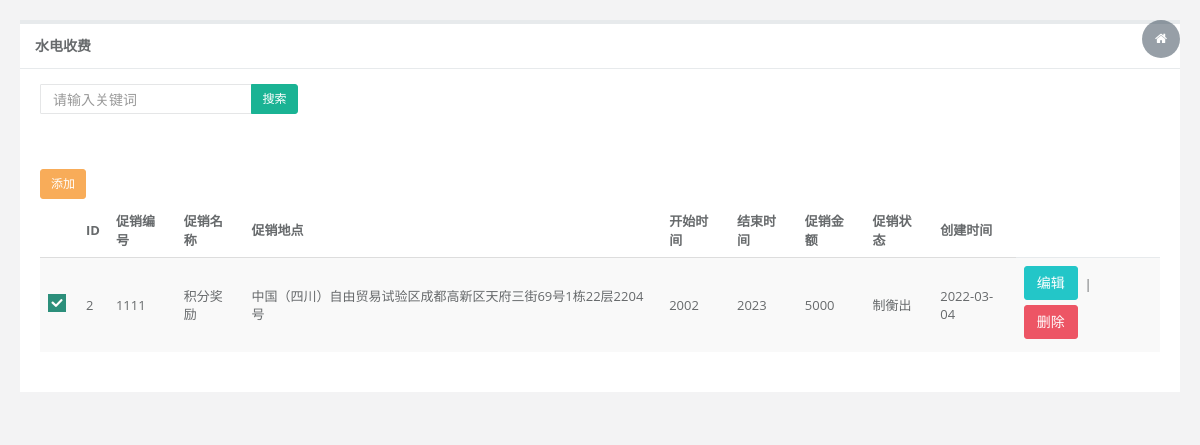
Screenshot of /promotionlist/ with the database file from the repository.
### mywb/models.py (models this page shows, shortened)
class Promotion(models.Model):
    sn = models.CharField(verbose_name="促销编号", max_length=100)
    title = models.CharField(verbose_name="促销名称", max_length=100)
    address = models.CharField(verbose_name="促销地点", max_length=100)
    start_time = models.CharField(verbose_name="开始时间", max_length=100)
    end_time = models.CharField(verbose_name="结束时间", max_length=100)
    money = models.CharField(verbose_name="促销金额", max_length=100)
    status = models.CharField(verbose_name="促销状态", max_length=100)
    create_time = models.CharField(verbose_name="创建时间", max_length=100)

### mywb/views.py (the view)
# urls.py: path("promotionlist/", wb.promotionlist),
def promotionlist(request):
    list = Promotion.objects.all()
    return render(request, 'promotion/list.html', {'list': list})

### mywb/templates/promotion/list.html (shortened to what this page needs)
 <!DOCTYPE html>
<html>
<head>
    <link rel="shortcut icon" href="favicon.ico"> <link href="/static/css/bootstrap.min.css?v=3.3.7" rel="stylesheet">
    <link href="/static/css/font-awesome.css?v=4.4.0" rel="stylesheet">
    <link href="/static/css/plugins/iCheck/custom.css" rel="stylesheet">
    <link href="/static/css/animate.css" rel="stylesheet">
    <link href="/static/css/style.css?v=4.1.0" rel="stylesheet">
</head>
<body class="gray-bg">
    <div class="wrapper wrapper-content animated fadeInRight">
        <div class="row">
            <div class="col-sm-12">
                <div class="ibox float-e-margins">
                    <div class="ibox-title">
                        <h5>水电收费</h5>
                    </div>
                    <div class="ibox-content">
                        <div class="row">
                            <div class="col-sm-3">
                                <div class="input-group">
                                    <input type="text" placeholder="请输入关键词" class="input-sm form-control"> <span class="input-group-btn">
                                        <button type="button" class="btn btn-sm btn-primary"> 搜索</button> </span>
                                </div>
                                <div style="margin-top: 50px;">
                                     <a class="btn btn-sm btn-warning" href="/promotionadd" >添加</a> </span>
                                </div>
                            </div>
                        </div>
                        <div class="table-responsive">
                            <table class="table table-striped">
                                <thead>
                                    <tr>
                                        <th></th>
                                        <th>ID</th>
                                        <th>促销编号</th>
                                        <th>促销名称</th>
                                        <th>促销地点</th>
                                        <th>开始时间</th>
                                        <th>结束时间</th>
                                        <th>促销金额</th>
                                        <th>促销状态</th>
                                        <th>创建时间</th>
                                    </tr>
                                </thead>
                                <tbody>
                                {% for item in list%}
                                    <tr>
                                        <td>
                                        </td>
                                        <td>{{item.id}}</td>
                                        <td>{{item.sn}}</td>
                                        <td>{{item.title}}</td>
                                        <td>{{item.address}}</td>
                                        <td>{{item.start_time}}</td>
                                        <td>{{item.end_time}}</td>
                                        <td>{{item.money}}</td>
                                        <td>{{item.status}}</td>
                                        <td>{{item.create_time}}</td>
                                     <td><a href="/promotionedit?id={{item.id}}" class="btn btn-info">编辑</a>&nbsp;&nbsp;|&nbsp;&nbsp;<a  href="javascript:;" onclick="gotodel({{item.id}})" class="btn btn-danger">删除</a>
                                    </tr>
                                {% endfor %}
                                </tbody>
                            </table>
                        </div>
                    </div>
                </div>
            </div>
        </div>
    </div>
</body>
</html>

### rows the page displays
Promotion: id "2", sn "1111", title "积分奖励", address "中国（四川）自由贸易试验区成都高新区天府三街69号1栋22层2204号", start_time "2002", end_time "2023", money "5000", status "制衡出", create_time "2022-03-04"
